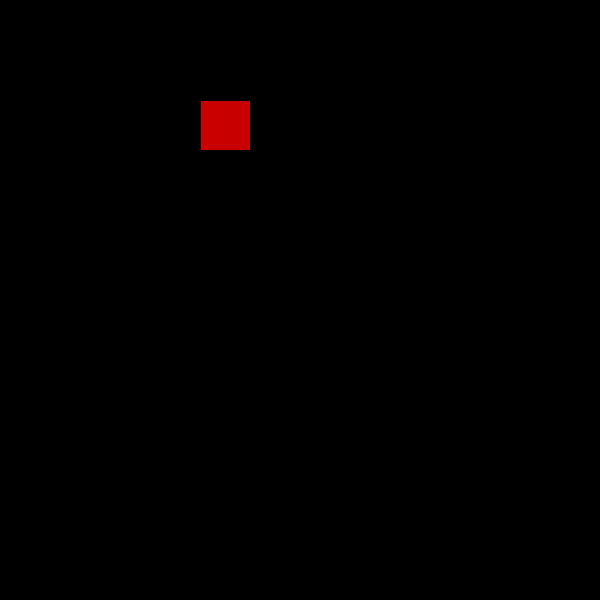
Frame 1 (no input)
Frame 60 (the mouse pressed at the canvas centre just before this capture): identical to frame 1, image omitted
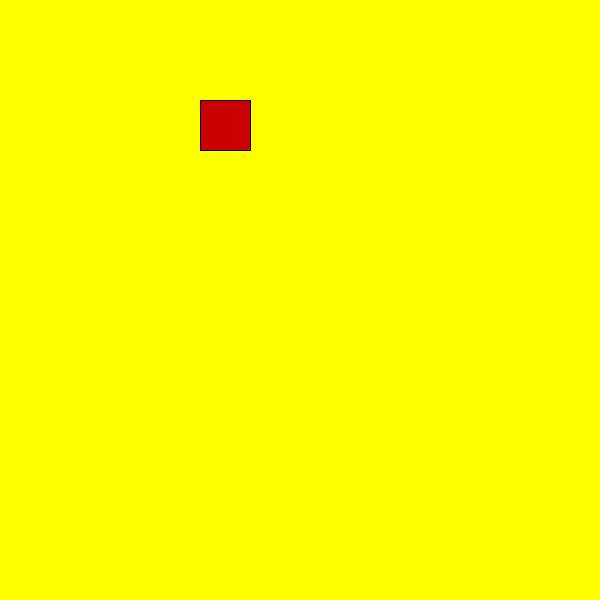
Frame 120 (the mouse held since frame 60 and released just before this capture)

The Processing sketch that drew these frames (run headless with seeded random() and noise(); from frame 60 on, the mouse is pressed at the canvas centre):

// Processing sketch: processing_131407
// ── processing_131407.pde

int j=80;
int k=0;
boolean nachRechtsGelaufen=true;

void setup(){
  size(600,600);
}

void draw(){
  background(mouseX,mouseY,0);
  
  //ZÃ�ï¿½HLSCHLEIFE
  // for(INITIALISIERUNG; FORTSETZUNGSBEDINGUNG; INKREMENT)ANWEISUNGSBLOCK
 /* for(int i=0;i<10;i++){
    rect(100+20*i+j,100+k,10,10);
  }*/
  Rechteck R1=new Rechteck(100,100,100,100); 
  fill(200,0,0);
  //WENN der Mauszeiger M(mouseX|mouseY) rechts unter der linken oberen Ecke und links oberhalb der
  //rechten unteren Ecke des Rechtecks ist, dann:
  int xKoordinateDerLinkenOberenEckeVomRechteck=100+20+j;
  int yKoordinateDerLinkenOberenEckeVomRechteck=100+k;
  int xKoordinateDerRechteUntereEckeVomRechteck=100+20+j+50;
  int yKoordinateDerRechteUntereEckeVomRechteck=100+k+50;
  if(mouseX>xKoordinateDerLinkenOberenEckeVomRechteck){
      if(mouseY>yKoordinateDerLinkenOberenEckeVomRechteck){
          if(mouseX<xKoordinateDerRechteUntereEckeVomRechteck){
              if(mouseY<yKoordinateDerRechteUntereEckeVomRechteck){
                  fill(255);
                   if(nachRechtsGelaufen){
                    j=j+3;
                   }else{
                    j=j-3;
                   }
             }
          }
          
      }
  }
  rect(xKoordinateDerLinkenOberenEckeVomRechteck,yKoordinateDerLinkenOberenEckeVomRechteck,50,50);
  
  //IF-CLAUSE (Bedingte Verzweigung)
  //if(BEDINGUNG)ANWEISUNGSBLOCK
  if(j>200){
    nachRechtsGelaufen=false;
    k=k+10;
  }
  if(j<80){
    k=k+10;
    nachRechtsGelaufen=true;
  }
  fill(100);
//  rect(mouseX-10,mouseY-10,20,20,3);
}

public class Rechteck{
    public int Breite;
    public int Hoehe;
    public int x0;
    public int y0;
    public void setzePosition(int xNeu, int yNeu){
        x0=xNeu;
        y0=yNeu;
    }
    public void draw(){
        rect(x0,y0,Breite,Hoehe);
    }
    public boolean mouseOver(){
        if(mouseX>x0){
            if(mouseY>y0){
                if(mouseX<x0+Breite){
                    if(mouseY<y0+Hoehe){
                        return true;
                    }
                }
            }
        }
        //sonst:
        return false;
    }
    public Rechteck(int xPos,int yPos,int w,int h){ //Konstruktor: ACHTUNG kein RÃ�CKGABETYP
        setzePosition(xPos,yPos);
        Breite=w;
        Hoehe=h;
    }
}
